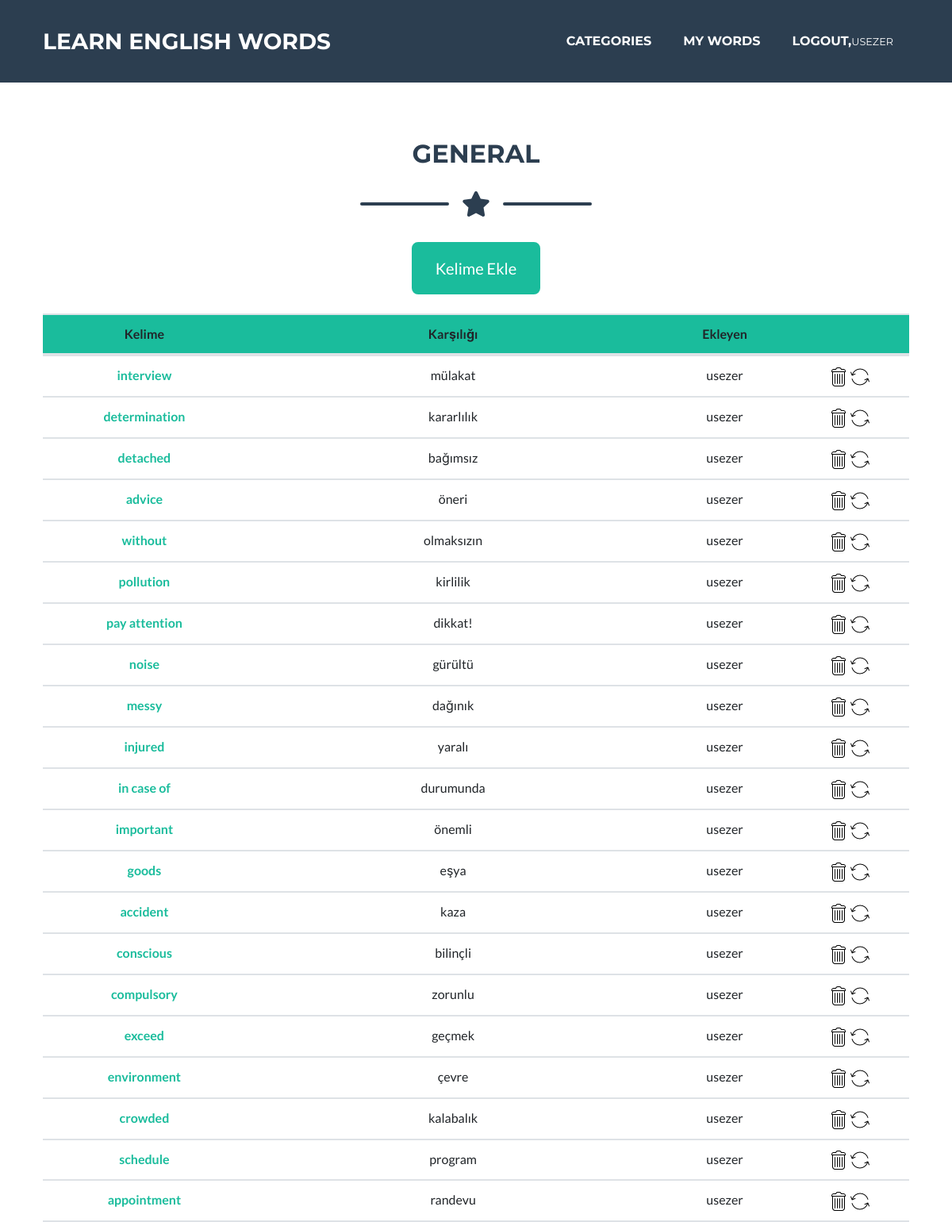
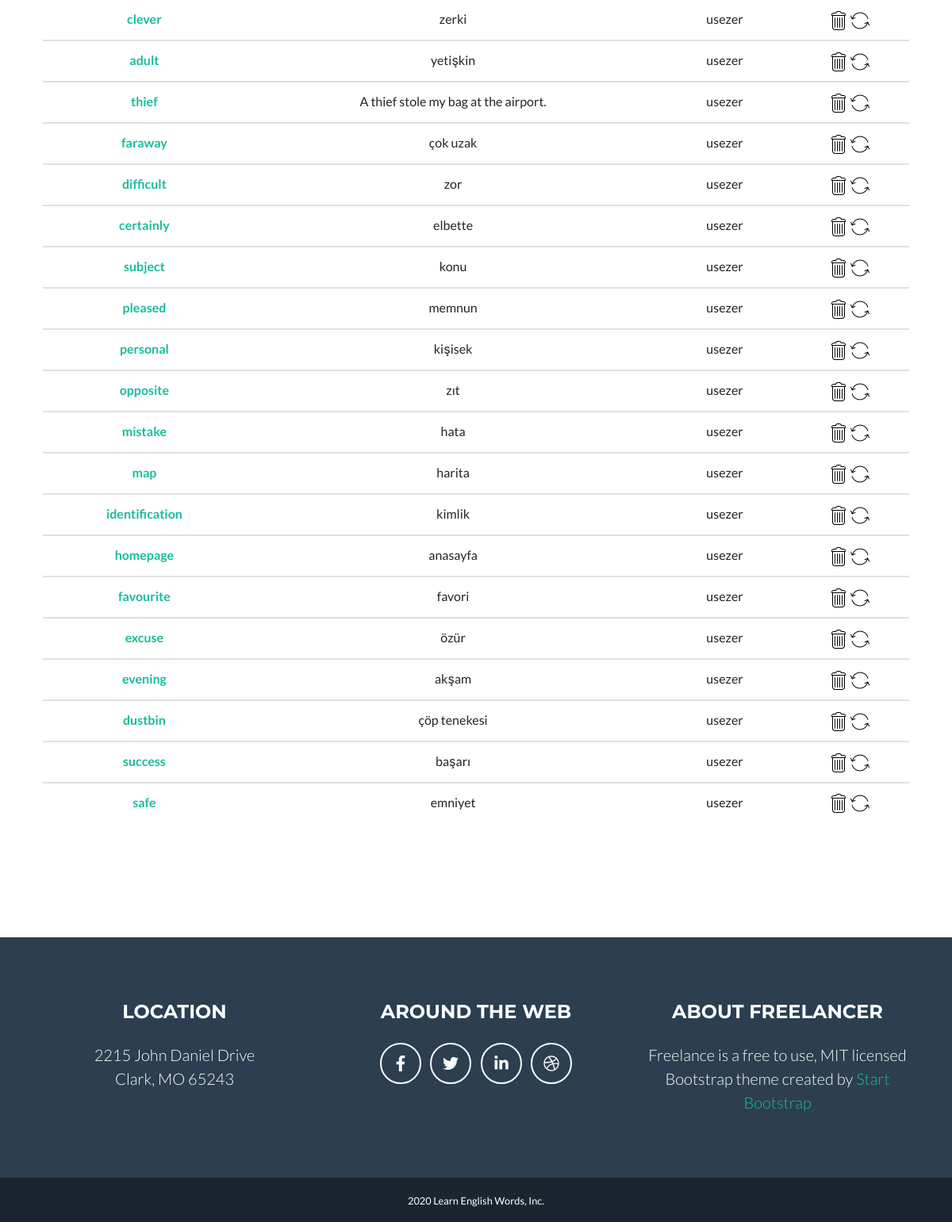
The app's page /word/general/ (signed in) with its own data (2 pictures, top to bottom).
### words/models.py (models this page shows, shortened)
class Word(models.Model):
    word_en = models.CharField(max_length=50)
    word_tr = models.CharField(max_length=50)
    author = models.ForeignKey("auth.User",on_delete = models.CASCADE)
    category = models.CharField(max_length=20)
    content = RichTextField()
    created_date = models.DateTimeField(auto_now_add=True)

### words/views.py (the view)
# urls.py: path('general/',views.wordsGeneral,name = "general"),
def wordsGeneral(request):
    try:
        words = Word.objects.filter(category = "general").order_by('-created_date')
    except Word.DoesNotExist:
        words = None
    return render(request,"wordsGeneral.html",{
        'words':words,
        })

### templates/wordsGeneral.html (shortened to what this page needs)
{% extends "base.html" %}
{%load static%}
{% block body %}
    <div class="container" style="margin-top: 175px;">
      <h2 class="page-section-heading text-center text-uppercase text-secondary mb-0">GENERAL</h2>
      <div class="divider-custom">
          <div class="divider-custom-line"></div>
          <div class="divider-custom-icon"><i class="fas fa-star"></i></div>
          <div class="divider-custom-line"></div>
      </div>
      {% if user.is_authenticated %}
      <div class="divider-custom">
        <div class="divider-custom-icon"><a href="/word/addWord/general" class="btn btn-primary btn-xl">Kelime Ekle</a></div>
      </div>
      {% endif %}
      {% if words %}
      <table class="table text-center" style="margin-bottom:100px;">
        <thead style="background:#1abc9c;">
          <tr>
            <th scope="col">Kelime</th>
            <th scope="col">Karşılığı</th>
            <th scope="col">Ekleyen</th>
            {% if user.is_superuser %}
            <th scope="col"></th>
            {% endif %}
          </tr>
        </thead>
        <tbody>
          {% for word in words %}
            <tr>
                <th scope="row"><a href="/word/detail/{{word.id}}">{{word.word_en}}</a></th>
                <td>{{word.word_tr}}</td>
                <td>{{word.author}}</td>
                {% if user.is_superuser%}
                <td><a href="/word/delete/{{word.id}}"><img src="{% static 'assets/img/trash.png' %}" alt=""></a>
                  <a href="/word/update/{{word.id}}"><img src="{% static 'assets/img/arrow.png' %}" alt=""></a></td>
                {% endif %}
              </tr>
          {% endfor %}
        </tbody>
      </table>
      {% else %}
        <div class="alert alert-danger text-center" style="margin-top:100px;">Henüz Kelime Eklemediniz</div>
      {% endif %}
    </div>
{% endblock body %}

### templates/include/navbar.html (shortened to what this page needs)
<nav class="navbar navbar-expand-lg bg-secondary text-uppercase fixed-top" id="mainNav">
    <div class="container">
        <a class="navbar-brand js-scroll-trigger" href="/">LEARN ENGLISH WORDS</a>
        <div class="collapse navbar-collapse" id="navbarResponsive">
            <ul class="navbar-nav ml-auto">
                <li class="nav-item mx-0 mx-lg-1"><a class="nav-link py-3 px-0 px-lg-3 rounded js-scroll-trigger" href="/#portfolio">CATEGORIES</a></li>
                {% if user.is_authenticated %}
                    <li class="nav-item mx-0 mx-lg-1"><a class="nav-link py-3 px-0 px-lg-3 rounded js-scroll-trigger" href="/word/myWords">MY WORDS</small></small></a></li>
                    <li class="nav-item mx-0 mx-lg-1"><a class="nav-link py-3 px-0 px-lg-3 rounded js-scroll-trigger" href="/user/logout">LOGOUT,<small>{{user.username}}</small></small></a></li>
                </div>
                {% else %}
                <li class="nav-item mx-0 mx-lg-1"><a class="nav-link py-3 px-0 px-lg-3 rounded js-scroll-trigger" href="/user/login">LOGIN</a></li>
                <li class="nav-item mx-0 mx-lg-1"><a class="nav-link py-3 px-0 px-lg-3 rounded js-scroll-trigger" href="/user/register">REGISTER</a></li>
                {% endif %}
        </div>
</nav>

### records on screen
Word: word_en "interview", word_tr "mülakat", author "usezer"
Word: word_en "determination", word_tr "kararlılık", author "usezer"
Word: word_en "detached", word_tr "bağımsız", author "usezer"
Word: word_en "advice", word_tr "öneri", author "usezer"
Word: word_en "without", word_tr "olmaksızın", author "usezer"
Word: word_en "pollution", word_tr "kirlilik", author "usezer"
Word: word_en "pay attention", word_tr "dikkat!", author "usezer"
Word: word_en "noise", word_tr "gürültü", author "usezer"
Word: word_en "messy", word_tr "dağınık", author "usezer"
Word: word_en "injured", word_tr "yaralı", author "usezer"
Word: word_en "in case of", word_tr "durumunda", author "usezer"
Word: word_en "important", word_tr "önemli", author "usezer"
Word: word_en "goods", word_tr "eşya", author "usezer"
Word: word_en "accident", word_tr "kaza", author "usezer"
Word: word_en "conscious", word_tr "bilinçli", author "usezer"
Word: word_en "compulsory", word_tr "zorunlu", author "usezer"
Word: word_en "exceed", word_tr "geçmek", author "usezer"
Word: word_en "environment", word_tr "çevre", author "usezer"
Word: word_en "crowded", word_tr "kalabalık", author "usezer"
Word: word_en "schedule", word_tr "program", author "usezer"
Word: word_en "appointment", word_tr "randevu", author "usezer"
Word: word_en "clever", word_tr "zerki", author "usezer"
Word: word_en "adult", word_tr "yetişkin", author "usezer"
Word: word_en "thief", word_tr "A thief stole my bag at the airport.", author "usezer"
Word: word_en "faraway", word_tr "çok uzak", author "usezer"
Word: word_en "difficult", word_tr "zor", author "usezer"
Word: word_en "certainly", word_tr "elbette", author "usezer"
Word: word_en "subject", word_tr "konu", author "usezer"
Word: word_en "pleased", word_tr "memnun", author "usezer"
Word: word_en "personal", word_tr "kişisek", author "usezer"
Word: word_en "opposite", word_tr "zıt", author "usezer"
Word: word_en "mistake", word_tr "hata", author "usezer"
Word: word_en "map", word_tr "harita", author "usezer"
Word: word_en "identification", word_tr "kimlik", author "usezer"
Word: word_en "homepage", word_tr "anasayfa", author "usezer"
Word: word_en "favourite", word_tr "favori", author "usezer"
Word: word_en "excuse", word_tr "özür", author "usezer"
Word: word_en "evening", word_tr "akşam", author "usezer"
Word: word_en "dustbin", word_tr "çöp tenekesi", author "usezer"
Word: word_en "success", word_tr "başarı", author "usezer"
Word: word_en "safe", word_tr "emniyet", author "usezer"

### other values on screen
{{ user.username }} "USEZER"
